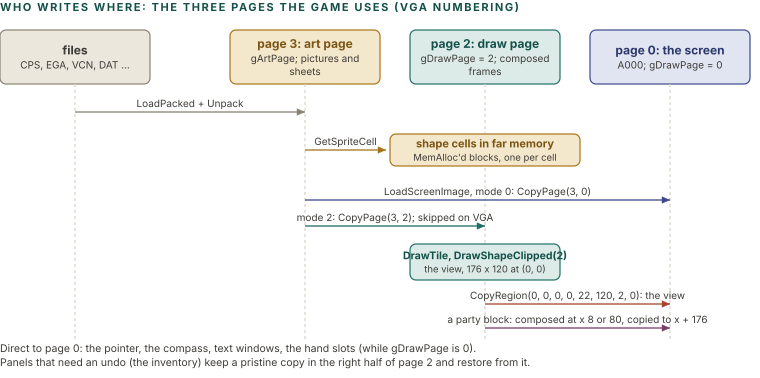

Write the Python code that produced this figure.
import sys; sys.path.insert(0, '.')
from figlib import *

c = Canvas(760, 380)
c.section(0, 11, "WHO WRITES WHERE: THE THREE PAGES THE GAME USES (VGA NUMBERING)")

# three page columns
PX = {"disk": 20, "p3": 250, "p2": 430, "p0": 620}
def pagebox(x, w, kind, title, sub):
    c.box(x, 30, w, 54, kind, title, [sub], size=10, tsize=12)
pagebox(0, 150, "grey", "files", "CPS, EGA, VCN, DAT ...")
pagebox(230, 150, "ochre", "page 3: art page", "gArtPage; pictures and sheets")
pagebox(410, 150, "teal", "page 2: draw page", "gDrawPage = 2; composed frames")
pagebox(590, 160, "navy", "page 0: the screen", "A000; gDrawPage = 0")
for k in (305, 485, 670):
    pass
# lifelines
for x in (75, 305, 485, 670):
    c.line(x, 84, x, 340, stroke=RULE, sw=1.2, dash="3 3")
def msg(x1, x2, y, text, color=GREY, above=True):
    c.arrow([(x1, y), (x2, y)], color=color, label=text, lsize=10, ldy=-5, lcolor=INK2)
msg(75, 305, 112, "LoadPacked + Unpack", PAL["grey"][1])
c.arrow([(305, 150), (386, 150)], color=PAL["ochre"][1], label="GetSpriteCell", lsize=10, ldy=-5, lcolor=INK2)
c.box(390, 134, 190, 32, "ochre", "shape cells in far memory", ["MemAlloc'd blocks, one per cell"], size=9.5, tsize=11)
msg(305, 670, 200, "LoadScreenImage, mode 0: CopyPage(3, 0)", PAL["navy"][1])
msg(305, 485, 226, "mode 2: CopyPage(3, 2); skipped on VGA", PAL["teal"][1])
c.box(410, 244, 150, 36, "teal", "DrawTile, DrawShapeClipped(2)", ["the view, 176 x 120 at (0, 0)"], size=9.5, tsize=10.5)
msg(485, 670, 304, "CopyRegion(0, 0, 0, 0, 22, 120, 2, 0): the view", PAL["red"][1])
msg(485, 670, 328, "a party block: composed at x 8 or 80, copied to x + 176", PAL["plum"][1])
c.text(0, 352, "Direct to page 0: the pointer, the compass, text windows, the hand slots (while gDrawPage is 0).", size=10.5, color=INK2)
c.text(0, 366, "Panels that need an undo (the inventory) keep a pristine copy in the right half of page 2 and restore from it.", size=10.5, color=INK2)
c.h = 378
c.save("figs/gfx_page_traffic.svg")
